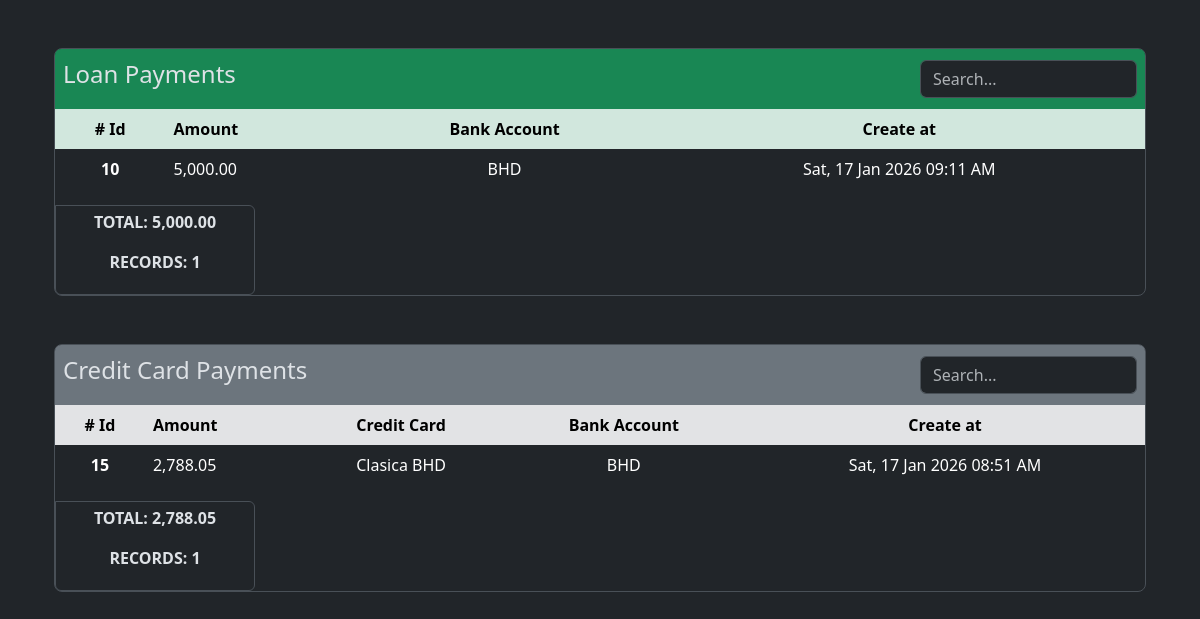
The page /bank_accounts/associated_records/2 (lower part) on the database as committed earlier.
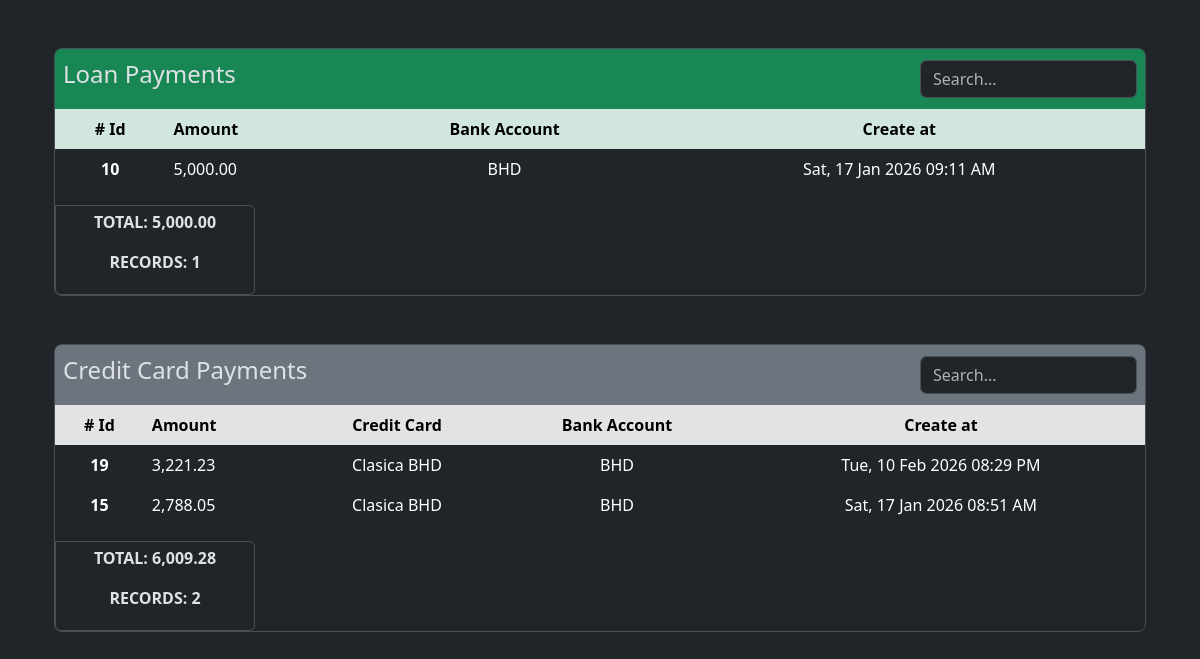
The same page on the database as committed later.
### app/models/loan_payment.py (models this page shows, shortened)
class LoanPayment(db.Model):
    __tablename__ = 'loan_payment'
    id = db.Column(db.Integer, primary_key=True)
    amount = db.Column(db.Numeric(10,2), nullable=False)
    is_cash = db.Column(db.Boolean, nullable=False)
    loan_id = db.Column(db.Integer, db.ForeignKey('loans.id'))
    bank_account_id = db.Column(db.Integer, db.ForeignKey('bank_accounts.id', name='bank_account_id'))
    code = db.Column(db.String(50), nullable=False, server_default='TEMP')
    created_at = db.Column(
        db.DateTime(timezone=True),
        default=utcnow, #internally sqlalchemy will exectute the function so dont add the parentheses otherwise it'll break down when creating the record in the db
        nullable=False
    )
    updated_at = db.Column(
        db.DateTime(timezone=True),
        onupdate=utcnow, #internally sqlalchemy will exectute the function so dont add the parentheses otherwise it'll break down when creating the record in the db
    )
    loan = relationship('Loan', back_populates='loan_payments')
    bank_account = relationship('BankAccount', back_populates='loan_payments')

### app/models/bank_account.py (models this page shows)
class BankAccount(db.Model):
    __tablename__ = 'bank_accounts'
    id = db.Column(db.Integer, primary_key=True)
    nick_name = db.Column(db.String(120))
    amount_available = db.Column(db.Numeric(10, 2), nullable=False)
    is_active = db.Column(db.Boolean, default=True)
    account_number = db.Column(db.Integer, nullable=True)
    is_deleted = db.Column(db.Boolean, default=False)
    bank_id = db.Column(db.Integer, db.ForeignKey('banks.id'))
    created_at = db.Column(
        db.DateTime(timezone=True),
        default=utcnow, #internally sqlalchemy will exectute the function so dont add the parentheses otherwise it'll break down when creating the record in the db
        nullable=False
    )
    updated_at = db.Column(
        db.DateTime(timezone=True),
        onupdate=utcnow, #internally sqlalchemy will exectute the function so dont add the parentheses otherwise it'll break down when creating the record in the db
    )
    bank = relationship('Bank', back_populates='bank_accounts')
    expenses = relationship('Expense', back_populates='bank_account', order_by='desc(Expense.created_at)')
    incomes = relationship('Income', back_populates='bank_account', order_by='desc(Income.created_at)')
    credit_card_payments = relationship('CreditCardPayment', back_populates='bank_account', order_by='desc(CreditCardPayment.created_at)')
    withdrawals = relationship('Withdrawal', back_populates='bank_account', order_by='desc(Withdrawal.created_at)')
    loans = relationship('Loan', back_populates='bank_account', order_by='desc(Loan.created_at)')
    loan_payments = relationship('LoanPayment', back_populates='bank_account', order_by='desc(LoanPayment.created_at)')
    debts = relationship('Debt', back_populates='bank_account', order_by='desc(Debt.created_at)')
    debt_payments = relationship('DebtPayment', back_populates='bank_account', order_by='desc(DebtPayment.created_at)')
    transaction_ledger = relationship('BankAccountTransactionsLedger', back_populates='bank_account')
    deposits = relationship('Deposit', back_populates='bank_account', order_by='desc(Deposit.created_at)')
    outgoing_transfers = relationship('BankTransfer', foreign_keys='BankTransfer.from_bank_account_id', back_populates='from_bank_account', order_by='desc(BankTransfer.created_at)')
    incoming_transfers = relationship('BankTransfer', foreign_keys='BankTransfer.to_bank_account_id', back_populates='to_bank_account', order_by='desc(BankTransfer.created_at)')

### app/models/credit_card_payment.py (models this page shows, shortened)
class CreditCardPayment(db.Model):
    __tablename__ = 'credit_card_payments'
    id = db.Column(db.Integer, primary_key=True)
    amount = db.Column(db.Numeric(10,2), nullable=False)
    code = db.Column(db.String(50), nullable=False, server_default='TEMP')
    credit_card_id = db.Column(db.Integer, db.ForeignKey('credit_cards.id'), nullable=False)
    bank_account_id = db.Column(db.Integer, db.ForeignKey('bank_accounts.id', name='bank_account_id'), nullable=False)
    created_at = db.Column(
        db.DateTime(timezone=True),
        default=utcnow, #internally sqlalchemy will exectute the function so dont add the parentheses otherwise it'll break down when creating the record in the db
        nullable=False
    )
    updated_at = db.Column(
        db.DateTime(timezone=True),
        onupdate=utcnow, #internally sqlalchemy will exectute the function so dont add the parentheses otherwise it'll break down when creating the record in the db
    )
    credit_card = relationship('CreditCard', back_populates='payments')
    bank_account = relationship('BankAccount', back_populates='credit_card_payments')

### app/models/credit_card.py (models this page shows)
class CreditCard(db.Model):
    __tablename__ = 'credit_cards'
    id = db.Column(db.Integer, primary_key=True)
    nick_name = db.Column(db.String(100))
    amount_available = db.Column(db.Numeric(10,2), nullable=False, default=0.00)
    limit = db.Column(db.Numeric(10,2), nullable=False, default=0.00)
    is_active = db.Column(db.Boolean, default=True)
    is_deleted = db.Column(db.Boolean, default=False)
    bank_id = db.Column(db.Integer, db.ForeignKey('banks.id'), nullable=False)
    created_at = db.Column(
        db.DateTime(timezone=True),
        default=utcnow, #internally sqlalchemy will exectute the function so dont add the parentheses otherwise it'll break down when creating the record in the db
        nullable=False
    )
    updated_at = db.Column(
        db.DateTime(timezone=True),
        onupdate=utcnow, #internally sqlalchemy will exectute the function so dont add the parentheses otherwise it'll break down when creating the record in the db
    )
    bank = relationship('Bank', back_populates='credit_cards')
    expenses = relationship('Expense', back_populates='credit_card', order_by='desc(Expense.created_at)')
    payments = relationship('CreditCardPayment', back_populates='credit_card', order_by='desc(CreditCardPayment.created_at)')
    transaction_ledger = relationship('CreditCardTransactionsLedger', back_populates='credit_card', order_by='desc(CreditCardTransactionsLedger.created_at)', cascade='all, delete-orphan')

### app/routes/bank_account_routes.py (the view)
@bank_account_bp.route('/associated_records/<int:bank_account_id>')
def associated_records(bank_account_id):
    try:
        data = ba_controller.get_associated_records(bank_account_id)
        return render_template('bank_accounts/associated_records.html', **data)
    except Exception as e:
        print(e)
        return jsonify({'error': str(e)}), 400

### app/models/loan.py (called while the page is built)
    def total_payments(self):
        db.session.refresh(self)
        total = Decimal(0.0)
        for payment in self.loan_payments:
            total += payment.amount
        return total

    def remaining_amount(self):
        db.session.refresh(self)
        remaining = self.amount - self.total_payments()
        if remaining < 0:
            return Decimal('0.00')
        return remaining.quantize(Decimal('0.00'))

### app/utils/numeric_casting.py (called while the page is built)
def total_amount(obj_list: list):
    total = Decimal()
    for o in obj_list:
        total += o.amount
    return format_amount(total)

def format_amount(value):
    try:
        return f'{value:,.2f}';
    except Exception as e:
        return None

### app/templates/bank_accounts/associated_records.html (shortened to what the changed rows need)
{% extends 'layout.html' %}
{% block content %}
    <div class="my-5 border rounded-3">
        <div id="expenses-table-container" class="table-responsive overflow-y-auto" style="max-height: 322px;">
            <table class="table table-borderless table-hover text-center" id="expenses-table">
                <thead class="sticky-top">
                    <tr class="table-success">
                        <th scope="col"># Id</th>
                        <th scope="col" class="text-start">Amount</th>
                        <th scope="col">Bank Account</th>
                        <th scope="col">Create at</th>
                    </tr>
                </thead>
                <tbody id="loan-payment-table-body">
                    {% for payment in bank_account.loan_payments %}
                    <tr>
                        <th scope="row">{{ payment.id }}</th>
                        <td class="text-start">{{ format_amount(payment.amount) }}</td>
                        <td>{{ payment.bank_account.nick_name }}</td>
                        <td>{{ payment.created_at | format_datetime("EEE, dd MMM yyyy hh:mm a") }}</td>
                    </tr>
                    {% endfor %}
                </tbody>
            </table>
        </div>
        <div class="p-1 border rounded-end rounded-bottom w-100 d-flex justify-content-center align-items-center" style="max-width: 200px;">
            <div class="row text-center">
                <p class="fs-6 fw-bold" id="total-amounts-loans-payments-id">TOTAL: {{ total_amount(bank_account.loan_payments) }}</p>
                <p class="fs-6 fw-bold" id="total-count-loans-payments-id">RECORDS: {{ bank_account.loan_payments | length }}</p>
            </div>
        </div>
    </div>
    <div class="my-5 border rounded-3">
        <div id="payments-table-container" class="table-responsive overflow-y-auto" style="max-height: 322px;">
            <table class="table table-borderless table-hover text-center" id="expenses-table">
                <thead class="sticky-top">
                    <tr class="table-secondary">
                        <th scope="col"># Id</th>
                        <th scope="col" class="text-start">Amount</th>
                        <th scope="col">Credit Card</th>
                        <th scope="col">Bank Account</th>
                        <th scope="col">Create at</th>
                    </tr>
                </thead>
                <tbody id="credit-card-payment-table-body">
                    {% for payment in bank_account.credit_card_payments %}
                    <tr>
                        <th scope="row">{{ payment.id }}</th>
                        <td class="text-start">{{ format_amount(payment.amount) }}</td>
                        <td>{{ payment.credit_card.nick_name or '-' }}</td>
                        <td>{{ payment.bank_account.nick_name or '-' }}</td>
                        <td>{{ payment.created_at | format_datetime("EEE, dd MMM yyyy hh:mm a") }}</td>
                    </tr>
                    {% endfor %}
                </tbody>
            </table>
        </div>
        <div class="p-1 border rounded-end rounded-bottom w-100 d-flex justify-content-center align-items-center" style="max-width: 200px;">
            <div class="row text-center">
                <p class="fs-6 fw-bold" id="total-amounts-credit-card-payments-id">TOTAL: {{ total_amount(bank_account.credit_card_payments) }}</p>
                <p class="fs-6 fw-bold" id="total-count-credit-card-payments-id">RECORDS: {{ bank_account.credit_card_payments | length }}</p>
            </div>
        </div>
    </div>
    <link href="https://cdn.jsdelivr.net/npm/@sweetalert2/theme-dark@5/dark.css" rel="stylesheet">
{% endblock %}

Rows that differ between the two databases and show on the page:
added CreditCardPayment: id "19", amount "3,221.23", credit_card "Clasica BHD", bank_account "BHD", created_at "Tue, 10 Feb 2026 08:29 PM", amount.amount "6,009.28"
Other text that changed with them:
{{ bank_account.credit_card_payments | length }}: "1" → "2"
{{ total_amount(bank_account.credit_card_payments) }}: "2,788.05" → "6,009.28"
